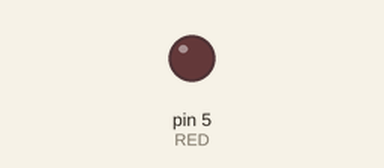
The sketch below on a simulated Arduino Uno, built with avr-gcc and run on an emulated ATmega328P. On the bench: output pins drawn as LEDs (lit = HIGH).

Above: at 0.05 s.
At 2.35 s:
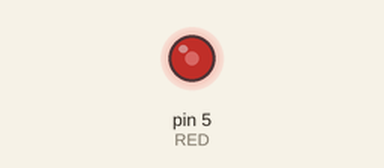
At 4.7 s:
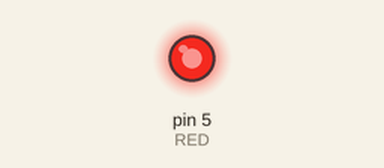
At 9.4 s:
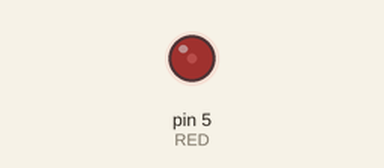
Timing chart, 0 to 13.5 s (numbered marks = the images above):
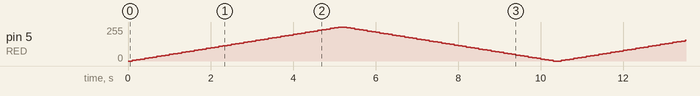

The sketch:

PWM.ino
```cpp
#define RED 5
#define PERIOD 100
void setup()
{
  pinMode(RED,OUTPUT);
}

void loop( )
{
    int i;
    for(i =0;i<=255 ;i+=5)
    {
      analogWrite(RED,i);
      delay(PERIOD);
    }
    for(i = 255;i>=0;i-=5)
    {
      analogWrite(RED,i);
      delay(PERIOD);
    }
}
```
